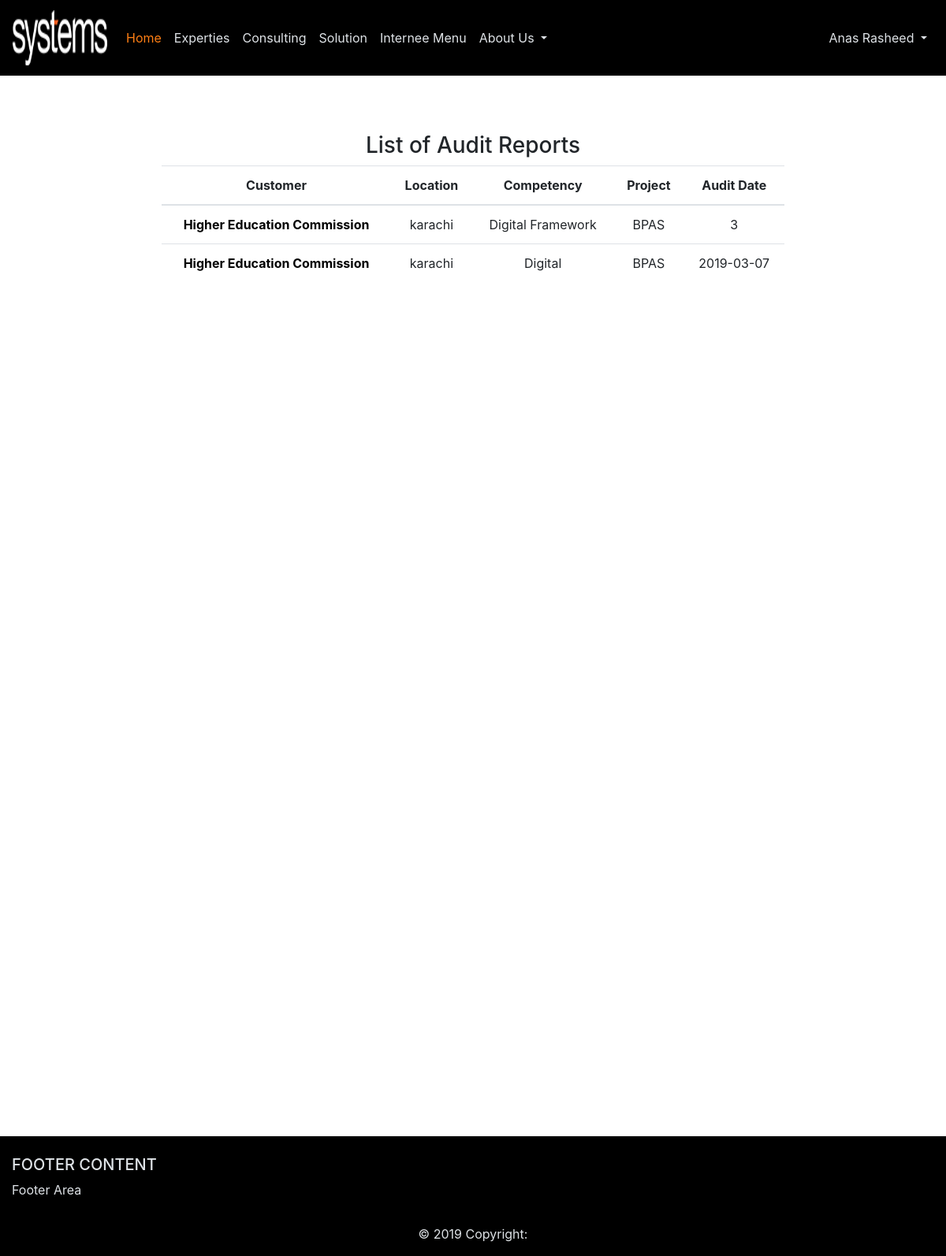
Screenshot of /Systems/view-audit.php (signed in) with the database file from the repository.
### tables this page shows
CREATE TABLE `audit` (
  `id` int(11) NOT NULL,
  `aduitDate` varchar(20) NOT NULL,
  `auditor` varchar(60) NOT NULL,
  `competency` varchar(40) NOT NULL,
  `Customer` varchar(60) NOT NULL,
  `Lead` varchar(40) NOT NULL,
  `location` varchar(40) NOT NULL,
  `projectManager` varchar(40) NOT NULL,
  `projectName` varchar(60) NOT NULL,
  `qaLead` varchar(40) NOT NULL,
  `remarks` text NOT NULL,
  `Total_NC` int(11) NOT NULL,
  `tracks` varchar(40) NOT NULL
);

### Systems/view-audit.php (the view)
<?php
include('config/header.php');
?>
<br/>
<br/>
<br/>
<h3 class="h3 text-center" >List of Audit Reports</h3>
<div class="auth-wrapper no-block justify-content-center align-items-center">
	<div class="row">
		<div class="col-2"></div>
<div class="col-8">
<table class="table text-center table-hover">
  <thead>
    <tr>
      <th scope="col">Customer</th>
      <th scope="col">Location</th>
      <th scope="col">Competency</th>
      <th scope="col">Project</th>
      <th scope="col">Audit Date</th>
    </tr>
  </thead>
  <tbody>
  	<?php
$query="select * from `audit`";
$sql=mysqli_query($connect, $query);
$rows=mysqli_num_rows($sql);
if($rows>1){
	while($row=mysqli_fetch_assoc($sql)){
		$location=$row['location'];
		$competency=$row['competency'];
		$customer=$row['Customer'];
		$Project=$row['projectName'];
		$auditDate=$row['aduitDate'];
    $id=$row['id'];
?>
    <tr>
      <th scope="row"><a style="color:black;" href="view-report.php?id=<?php echo $id;?>"><?php echo $customer;?></a></th>
      <td><?php echo $location;?></td>
      <td><?php echo $competency;?></td>
      <td><?php echo $Project;?></td>
      <td><?php echo $auditDate;?></td>
      </tr>
  <?php	}
}
?>
  </tbody>
</table>
</div>
<div class="col-2"></div>
</div>
</div>
<br/>
<br/>
<br/>
<br/>
<br/>
<br/>
<br/>
<br/>
<br/>
<br/>
<br/>
<br/>
<br/>
<br/>
<br/>
<br/>
<br/>
<br/>
<?php
include('config/footer.php');
 ?>

### Systems/css/style.css (style rules this page uses)
.auth-wrapper { min-height: 100vh; position: relative; }

### rows the page displays
audit: Customer "Higher Education Commission", location "karachi", competency "Digital Framework", projectName "BPAS", aduitDate "3"
audit: Customer "Higher Education Commission", location "karachi", competency "Digital", projectName "BPAS", aduitDate "2019-03-07"

### other values shown
$fname "Anas"
$lname "Rasheed"
